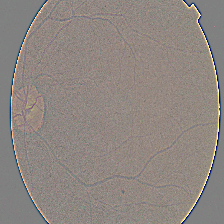
#> input picture notebooks/data_cnn/train/DR/0024cdab0c1e.png, 224 x 224 px; its folder holds only this picture in this run
$ jupyter execute --allow-errors modelo_random_forest.ipynb
#> lines starting #> are read from the running program, lines starting #| are printed output that depends on the picture
[cell 1]
# guardar_como: replicar_rf.py
import os
import cv2
import numpy as np
import joblib
from sklearn.model_selection import train_test_split
from sklearn.preprocessing import LabelEncoder
from sklearn.ensemble import RandomForestClassifier
from sklearn.metrics import accuracy_score, classification_report, confusion_matrix
from skimage.feature import hog
import matplotlib.pyplot as plt
import seaborn as sns

# ----------------------------------------------------------------------
# 1. CONFIGURACIÓN: ¡Revisa esta ruta!
# ----------------------------------------------------------------------
# Este script asume que ya ejecutaste 'replicar_cnn.py' y que
# la carpeta 'data_cnn/train' existe y tiene las imágenes 'DR' y 'No_DR'.
DATA_FOLDER = 'data_cnn/train'

# ----------------------------------------------------------------------
# 2. EXTRACCIÓN DE CARACTERÍSTICAS HOG
# ----------------------------------------------------------------------
print("Paso 1: Extrayendo características HOG de las imágenes...")
print(f"Leyendo desde: {DATA_FOLDER}")

def extract_hog_features(image_path):
#> called with image_path = 'data_cnn/train/DR/0024cdab0c1e.png'
    try:
        img = cv2.imread(image_path)
#> img is the input picture: shape (224, 224, 3); mean B, G, R 129.1, 134.4, 142.4
        if img is None:
            print(f"Advertencia: No se pudo leer {image_path}")
            return None

        img = cv2.resize(img, (128, 128)) # Más pequeño para HOG
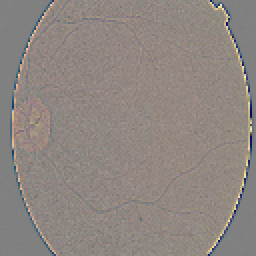
#> img: shape (128, 128, 3) (shown 2 times larger); mean B, G, R 129, 134.3, 142.3
        gray = cv2.cvtColor(img, cv2.COLOR_BGR2GRAY)
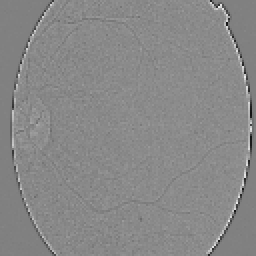
#> gray: shape (128, 128) (shown 2 times larger); min 19, max 237, mean 136.1

        features = hog(gray, orientations=9, pixels_per_cell=(8, 8),
                       cells_per_block=(2, 2), block_norm='L2-Hys')
#> features = 8100 values, max 0.451 at index 8064, min 0 at index 1, mean 0.148
        return features
    except Exception as e:
        print(f"Error procesando {image_path}: {e}")
        return None

X = []
y = []

if not os.path.exists(DATA_FOLDER):
    print(f"Error: La carpeta '{DATA_FOLDER}' no existe.")
    print("Por favor, ejecuta 'replicar_cnn.py' primero.")
else:
    for label in os.listdir(DATA_FOLDER):
        folder = os.path.join(DATA_FOLDER, label)
        if os.path.isdir(folder):
            print(f"Procesando carpeta: {label}")
            for file in os.listdir(folder):
                path = os.path.join(folder, file)
                features = extract_hog_features(path)
                if features is not None:
                    X.append(features)
                    y.append(label)
#> pass 2 of the loop `for label in os.listdir(DATA_FOLDER):`:
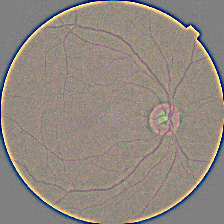
#> input picture notebooks/data_cnn/train/No_DR/0182152c50de.png, 224 x 224 px
#> in extract_hog_features, img is the input picture: shape (224, 224, 3); mean B, G, R 128.4, 136.3, 145.3
#> in extract_hog_features (call 2), `img = cv2.resize(img, (128, 128))`:
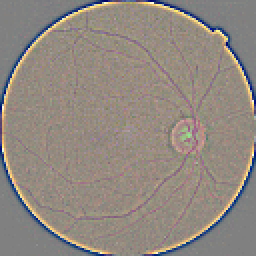
#> img: shape (128, 128, 3) (shown 2 times larger); mean B, G, R 128.3, 136.2, 145.1
#> in extract_hog_features (call 2), `gray = cv2.cvtColor(img, cv2.COLOR_BGR2GRAY)`:
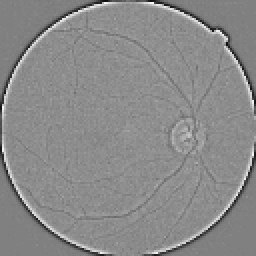
#> gray: shape (128, 128) (shown 2 times larger); min 12, max 250, mean 138
#> in extract_hog_features (call 2), `features = hog(gray, orientations=9, pixels_per_cell=(8, 8), cells_per..`: features = 8100 values, max 0.935 at index 8030, min 0 at index 7, mean 0.136

print("¡Extracción de características completada!")

# ----------------------------------------------------------------------
# 3. PREPARACIÓN DE DATOS (Numpy y Sklearn)
# ----------------------------------------------------------------------
print("Paso 2: Preparando datos para Scikit-Learn...")
X = np.array(X)
y = np.array(y)

# Codificar etiquetas (de 'DR', 'No_DR' a 0, 1)
le = LabelEncoder()
y_encoded = le.fit_transform(y)

# Guardar el codificador de etiquetas
joblib.dump(le, "rf_label_encoder.pkl")
print("Etiquetas guardadas en 'rf_label_encoder.pkl'")

# Dividir datos (70% train, 30% test) - Nota: usa una división diferente al CNN
#> (the rest of this cell did not finish here and is left out)
